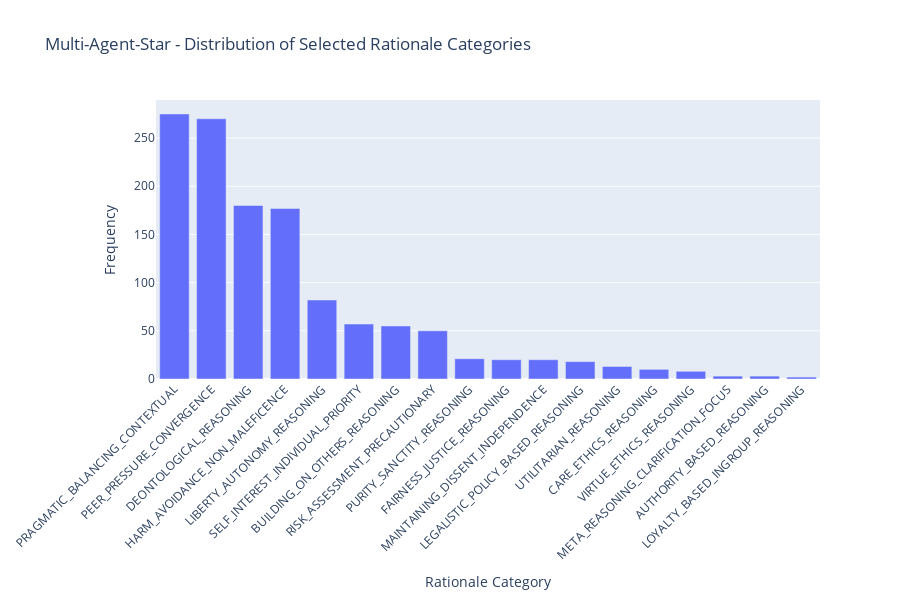
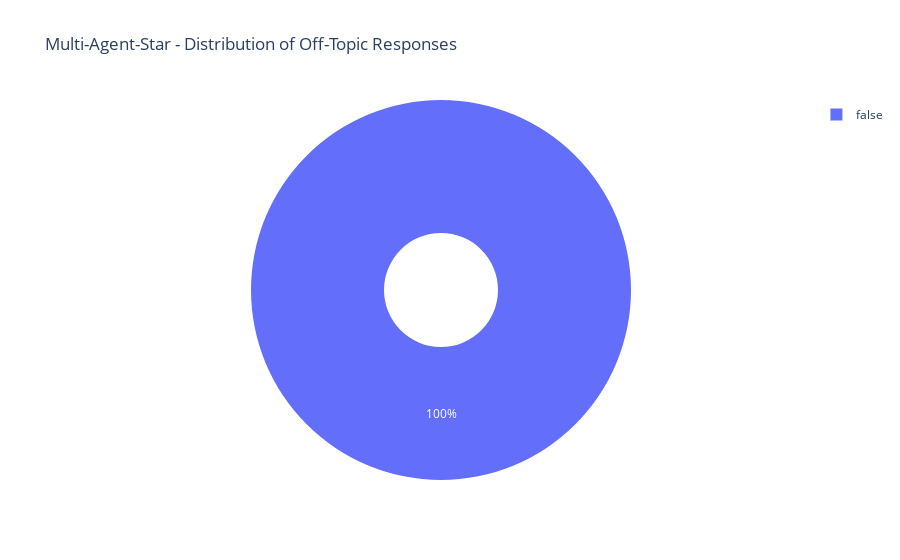
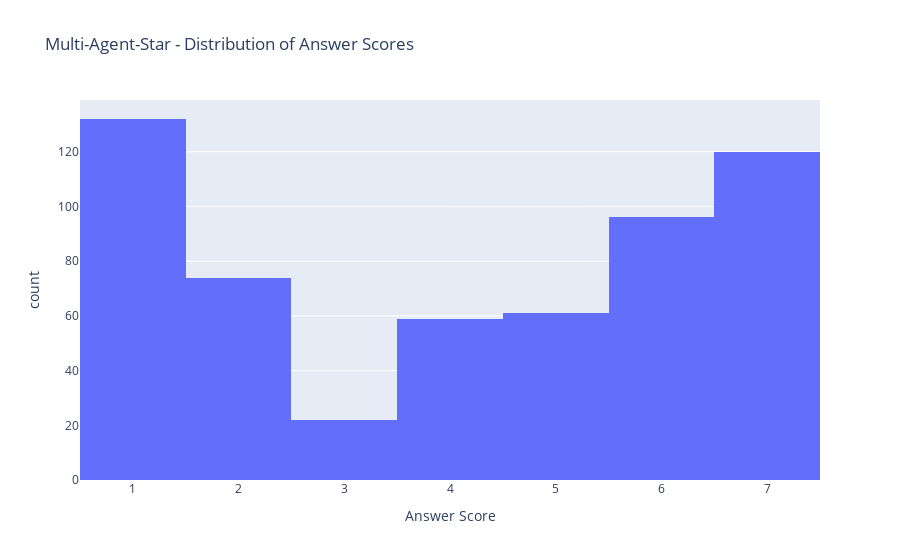
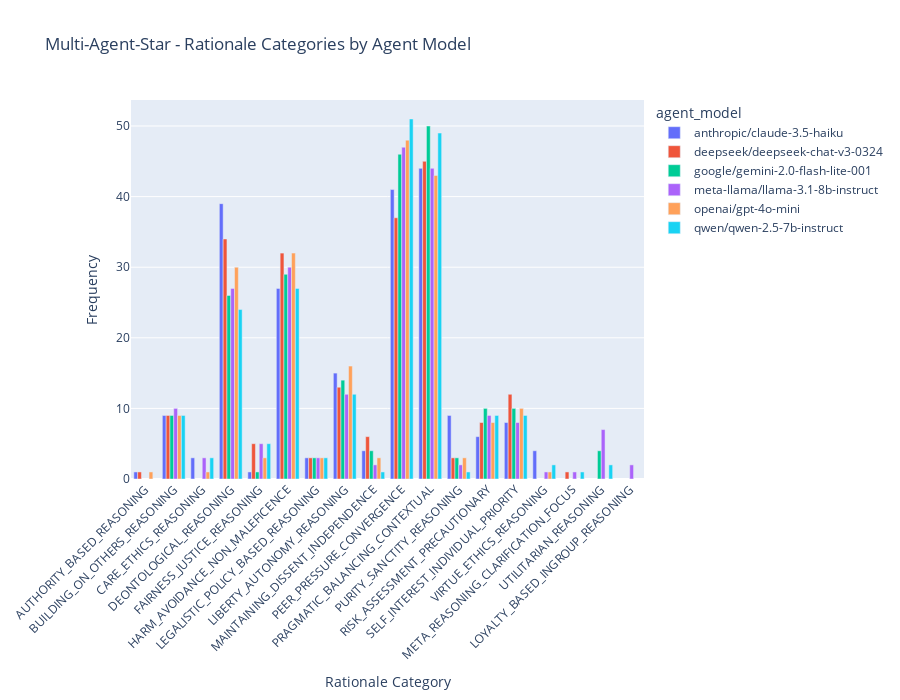

Here is the notebook cell these charts were saved with, in order:
### Markdown cell above
## Visualization of Graded Rationale Classifications

The following plots visualize the distribution of classified rationale categories, off-topic responses, answer scores, and other metrics. Visualizations are generated for each discovered dataset type:

1. **Single-agent results** - Individual model responses (from `results/`)
2. **Multi-agent results** - Group conversation responses (from `results_multi/`)
3. **Multi-agent star results** - Star topology conversations (from `results_multi_star/`)
4. **Other discovered datasets** - Any additional `results_*` directories
5. **Combined analysis** - Aggregate view across all types

**Note**: Some visualizations may not be available if classification data is missing. In such cases, basic statistics will be shown instead.

**Updated**: The visualization functions now handle standardized data formats and improved category processing.

### Code cell
import plotly.express as px
import plotly.graph_objects as go
from plotly.subplots import make_subplots
import matplotlib.pyplot as plt
import seaborn as sns

# Set theme for seaborn plots
sns.set_theme(style="whitegrid")

# --- Visualization Functions ---
def plot_category_distribution(df_exploded, title_prefix=""):
    """Plot distribution of rationale categories."""
    if df_exploded.empty or 'selected_categories' not in df_exploded.columns:
        print(f"No data available for category distribution: {title_prefix}")
        return None
    
    valid_categories = df_exploded[df_exploded['selected_categories'].notna()]
    if valid_categories.empty:
        print(f"No valid categories found: {title_prefix}")
        return None
    
    category_counts = valid_categories['selected_categories'].value_counts().reset_index()
    category_counts.columns = ['category', 'count']
    
    fig = px.bar(category_counts, x='category', y='count',
                 title=f'{title_prefix} Distribution of Selected Rationale Categories',
                 labels={'category': 'Rationale Category', 'count': 'Frequency'},
                 height=600)
    fig.update_layout(xaxis_tickangle=-45)
    return fig

def plot_off_topic_distribution(df_analysis, title_prefix=""):
    """Plot distribution of off-topic responses."""
    if df_analysis.empty or 'is_response_off_topic' not in df_analysis.columns:
        print(f"No off-topic data available: {title_prefix}")
        return None
    
    off_topic_counts = df_analysis['is_response_off_topic'].value_counts(dropna=False).reset_index()
    off_topic_counts.columns = ['is_off_topic', 'count']
    
    fig = px.pie(off_topic_counts, names='is_off_topic', values='count',
                 title=f'{title_prefix} Distribution of Off-Topic Responses',
                 hole=0.3)
    return fig

def plot_answer_distribution(df_analysis, title_prefix=""):
    """Plot distribution of answer scores."""
    if df_analysis.empty or 'extracted_answer_numeric' not in df_analysis.columns:
        print(f"No answer score data available: {title_prefix}")
        return None
    
    valid_answers = df_analysis[df_analysis['extracted_answer_numeric'].notna()]
    if valid_answers.empty:
        print(f"No valid answer scores found: {title_prefix}")
        return None
    
    fig = px.histogram(valid_answers, x='extracted_answer_numeric',
                       title=f'{title_prefix} Distribution of Answer Scores',
                       labels={'extracted_answer_numeric': 'Answer Score'},
                       nbins=7)
    return fig

def plot_categories_by_model(df_exploded, title_prefix=""):
    """Plot categories by agent model."""
    if (df_exploded.empty or 'agent_model' not in df_exploded.columns or 
        'selected_categories' not in df_exploded.columns):
        print(f"No model/category data available: {title_prefix}")
        return None
    
    valid_data = df_exploded[df_exploded['selected_categories'].notna()]
    if valid_data.empty:
        print(f"No valid model/category data found: {title_prefix}")
        return None
    
    categories_by_model = valid_data.groupby(['agent_model', 'selected_categories']).size().reset_index(name='count')
    
    if categories_by_model.empty:
        print(f"No aggregated model/category data: {title_prefix}")
        return None
    
    fig = px.bar(categories_by_model, x='selected_categories', y='count',
                 color='agent_model', barmode='group',
                 title=f'{title_prefix} Rationale Categories by Agent Model',
                 labels={'selected_categories': 'Rationale Category', 'count': 'Frequency'},
                 height=700)
    fig.update_layout(xaxis_tickangle=-45)
    return fig

# --- Generate Visualizations for Each Dataset ---
for data_type, data_dict in prepared_datasets.items():
    analysis_df = data_dict['analysis']
    exploded_df = data_dict['exploded']
    
    if analysis_df.empty:
        print(f"\n=== {data_type.replace('_', ' ').upper()} VISUALIZATIONS ===")
        print(f"No data available for {data_type} visualizations")
        continue
    
    dataset_name = data_type.replace('_', '-').title()
    print(f"\n=== {dataset_name.upper()} VISUALIZATIONS ===")
    
    # 1. Category Distribution
    fig = plot_category_distribution(exploded_df, f"{dataset_name} -")
    if fig:
        fig.show()
    
    # 2. Off-topic Distribution
    fig = plot_off_topic_distribution(analysis_df, f"{dataset_name} -")
    if fig:
        fig.show()
    
    # 3. Answer Score Distribution
    fig = plot_answer_distribution(analysis_df, f"{dataset_name} -")
    if fig:
        fig.show()
    
    # 4. Categories by Model
    fig = plot_categories_by_model(exploded_df, f"{dataset_name} -")
    if fig:
        fig.show()
    
    # 5. Average Answer by Question ID
    if ('extracted_answer_numeric' in analysis_df.columns and 
        'question_id' in analysis_df.columns and
        analysis_df['extracted_answer_numeric'].notna().any()):
        
        avg_answer_by_qid = analysis_df.groupby('question_id')['extracted_answer_numeric'].mean().reset_index()
        if not avg_answer_by_qid.empty:
            fig = px.bar(avg_answer_by_qid, x='question_id', y='extracted_answer_numeric',
                        title=f'{dataset_name} - Average Answer Score by Question ID',
                        labels={'question_id': 'Question ID', 'extracted_answer_numeric': 'Average Answer Score'})
            fig.update_layout(xaxis_type='category')
            fig.show()

### Figure 1 — Plotly figure (JSON) as saved in the notebook; plotly's stock layout.template omitted (floating-point values rounded to 4 significant figures)
{"data": [{"alignmentgroup": "True", "hovertemplate": "Rationale Category=%{x}<br>Frequency=%{y}<extra></extra>", "legendgroup": "", "marker": {"color": "#636efa", "pattern": {"shape": ""}}, "name": "", "offsetgroup": "", "orientation": "v", "showlegend": false, "textposition": "auto", "type": "bar", "x": ["PRAGMATIC_BALANCING_CONTEXTUAL", "PEER_PRESSURE_CONVERGENCE", "DEONTOLOGICAL_REASONING", "HARM_AVOIDANCE_NON_MALEFICENCE", "LIBERTY_AUTONOMY_REASONING", "SELF_INTEREST_INDIVIDUAL_PRIORITY", "BUILDING_ON_OTHERS_REASONING", "RISK_ASSESSMENT_PRECAUTIONARY", "PURITY_SANCTITY_REASONING", "FAIRNESS_JUSTICE_REASONING", "MAINTAINING_DISSENT_INDEPENDENCE", "LEGALISTIC_POLICY_BASED_REASONING", "UTILITARIAN_REASONING", "CARE_ETHICS_REASONING", "VIRTUE_ETHICS_REASONING", "META_REASONING_CLARIFICATION_FOCUS", "AUTHORITY_BASED_REASONING", "LOYALTY_BASED_INGROUP_REASONING"], "xaxis": "x", "y": [275, 270, 180, 177, 82, 57, 55, 50, 21, 20, 20, 18, 13, 10, 8, 3, 3, 2], "yaxis": "y"}], "layout": {"barmode": "relative", "height": 600, "legend": {"tracegroupgap": 0}, "title": {"text": "Multi-Agent-Star - Distribution of Selected Rationale Categories"}, "xaxis": {"anchor": "y", "domain": [0, 1], "tickangle": -45, "title": {"text": "Rationale Category"}}, "yaxis": {"anchor": "x", "domain": [0, 1], "title": {"text": "Frequency"}}}}

### Figure 2 — Plotly figure (JSON) as saved in the notebook; plotly's stock layout.template omitted (floating-point values rounded to 4 significant figures)
{"data": [{"domain": {"x": [0, 1], "y": [0, 1]}, "hole": 0.3, "hovertemplate": "is_off_topic=%{label}<br>count=%{value}<extra></extra>", "labels": [false], "legendgroup": "", "name": "", "showlegend": true, "type": "pie", "values": [565]}], "layout": {"legend": {"tracegroupgap": 0}, "title": {"text": "Multi-Agent-Star - Distribution of Off-Topic Responses"}}}

### Figure 3 — Plotly figure (JSON) as saved in the notebook; plotly's stock layout.template omitted (floating-point values rounded to 4 significant figures; data arrays with more than 128 entries replaced by an {"elided": "..."} marker saying what was removed)
{"data": [{"alignmentgroup": "True", "bingroup": "x", "hovertemplate": "Answer Score=%{x}<br>count=%{y}<extra></extra>", "legendgroup": "", "marker": {"color": "#636efa", "pattern": {"shape": ""}}, "name": "", "nbinsx": 7, "offsetgroup": "", "orientation": "v", "showlegend": false, "type": "histogram", "x": {"elided": "564 int values"}, "xaxis": "x", "yaxis": "y"}], "layout": {"barmode": "relative", "legend": {"tracegroupgap": 0}, "title": {"text": "Multi-Agent-Star - Distribution of Answer Scores"}, "xaxis": {"anchor": "y", "domain": [0, 1], "title": {"text": "Answer Score"}}, "yaxis": {"anchor": "x", "domain": [0, 1], "title": {"text": "count"}}}}

### Figure 4 — Plotly figure (JSON) as saved in the notebook; plotly's stock layout.template omitted (floating-point values rounded to 4 significant figures)
{"data": [{"alignmentgroup": "True", "hovertemplate": "agent_model=anthropic/claude-3.5-haiku<br>Rationale Category=%{x}<br>Frequency=%{y}<extra></extra>", "legendgroup": "anthropic/claude-3.5-haiku", "marker": {"color": "#636efa", "pattern": {"shape": ""}}, "name": "anthropic/claude-3.5-haiku", "offsetgroup": "anthropic/claude-3.5-haiku", "orientation": "v", "showlegend": true, "textposition": "auto", "type": "bar", "x": ["AUTHORITY_BASED_REASONING", "BUILDING_ON_OTHERS_REASONING", "CARE_ETHICS_REASONING", "DEONTOLOGICAL_REASONING", "FAIRNESS_JUSTICE_REASONING", "HARM_AVOIDANCE_NON_MALEFICENCE", "LEGALISTIC_POLICY_BASED_REASONING", "LIBERTY_AUTONOMY_REASONING", "MAINTAINING_DISSENT_INDEPENDENCE", "PEER_PRESSURE_CONVERGENCE", "PRAGMATIC_BALANCING_CONTEXTUAL", "PURITY_SANCTITY_REASONING", "RISK_ASSESSMENT_PRECAUTIONARY", "SELF_INTEREST_INDIVIDUAL_PRIORITY", "VIRTUE_ETHICS_REASONING"], "xaxis": "x", "y": [1, 9, 3, 39, 1, 27, 3, 15, 4, 41, 44, 9, 6, 8, 4], "yaxis": "y"}, {"alignmentgroup": "True", "hovertemplate": "agent_model=deepseek/deepseek-chat-v3-0324<br>Rationale Category=%{x}<br>Frequency=%{y}<extra></extra>", "legendgroup": "deepseek/deepseek-chat-v3-0324", "marker": {"color": "#EF553B", "pattern": {"shape": ""}}, "name": "deepseek/deepseek-chat-v3-0324", "offsetgroup": "deepseek/deepseek-chat-v3-0324", "orientation": "v", "showlegend": true, "textposition": "auto", "type": "bar", "x": ["AUTHORITY_BASED_REASONING", "BUILDING_ON_OTHERS_REASONING", "DEONTOLOGICAL_REASONING", "FAIRNESS_JUSTICE_REASONING", "HARM_AVOIDANCE_NON_MALEFICENCE", "LEGALISTIC_POLICY_BASED_REASONING", "LIBERTY_AUTONOMY_REASONING", "MAINTAINING_DISSENT_INDEPENDENCE", "META_REASONING_CLARIFICATION_FOCUS", "PEER_PRESSURE_CONVERGENCE", "PRAGMATIC_BALANCING_CONTEXTUAL", "PURITY_SANCTITY_REASONING", "RISK_ASSESSMENT_PRECAUTIONARY", "SELF_INTEREST_INDIVIDUAL_PRIORITY"], "xaxis": "x", "y": [1, 9, 34, 5, 32, 3, 13, 6, 1, 37, 45, 3, 8, 12], "yaxis": "y"}, {"alignmentgroup": "True", "hovertemplate": "agent_model=google/gemini-2.0-flash-lite-001<br>Rationale Category=%{x}<br>Frequency=%{y}<extra></extra>", "legendgroup": "google/gemini-2.0-flash-lite-001", "marker": {"color": "#00cc96", "pattern": {"shape": ""}}, "name": "google/gemini-2.0-flash-lite-001", "offsetgroup": "google/gemini-2.0-flash-lite-001", "orientation": "v", "showlegend": true, "textposition": "auto", "type": "bar", "x": ["BUILDING_ON_OTHERS_REASONING", "DEONTOLOGICAL_REASONING", "FAIRNESS_JUSTICE_REASONING", "HARM_AVOIDANCE_NON_MALEFICENCE", "LEGALISTIC_POLICY_BASED_REASONING", "LIBERTY_AUTONOMY_REASONING", "MAINTAINING_DISSENT_INDEPENDENCE", "PEER_PRESSURE_CONVERGENCE", "PRAGMATIC_BALANCING_CONTEXTUAL", "PURITY_SANCTITY_REASONING", "RISK_ASSESSMENT_PRECAUTIONARY", "SELF_INTEREST_INDIVIDUAL_PRIORITY", "UTILITARIAN_REASONING"], "xaxis": "x", "y": [9, 26, 1, 29, 3, 14, 4, 46, 50, 3, 10, 10, 4], "yaxis": "y"}, {"alignmentgroup": "True", "hovertemplate": "agent_model=meta-llama/llama-3.1-8b-instruct<br>Rationale Category=%{x}<br>Frequency=%{y}<extra></extra>", "legendgroup": "meta-llama/llama-3.1-8b-instruct", "marker": {"color": "#ab63fa", "pattern": {"shape": ""}}, "name": "meta-llama/llama-3.1-8b-instruct", "offsetgroup": "meta-llama/llama-3.1-8b-instruct", "orientation": "v", "showlegend": true, "textposition": "auto", "type": "bar", "x": ["BUILDING_ON_OTHERS_REASONING", "CARE_ETHICS_REASONING", "DEONTOLOGICAL_REASONING", "FAIRNESS_JUSTICE_REASONING", "HARM_AVOIDANCE_NON_MALEFICENCE", "LEGALISTIC_POLICY_BASED_REASONING", "LIBERTY_AUTONOMY_REASONING", "LOYALTY_BASED_INGROUP_REASONING", "MAINTAINING_DISSENT_INDEPENDENCE", "META_REASONING_CLARIFICATION_FOCUS", "PEER_PRESSURE_CONVERGENCE", "PRAGMATIC_BALANCING_CONTEXTUAL", "PURITY_SANCTITY_REASONING", "RISK_ASSESSMENT_PRECAUTIONARY", "SELF_INTEREST_INDIVIDUAL_PRIORITY", "UTILITARIAN_REASONING", "VIRTUE_ETHICS_REASONING"], "xaxis": "x", "y": [10, 3, 27, 5, 30, 3, 12, 2, 2, 1, 47, 44, 2, 9, 8, 7, 1], "yaxis": "y"}, {"alignmentgroup": "True", "hovertemplate": "agent_model=openai/gpt-4o-mini<br>Rationale Category=%{x}<br>Frequency=%{y}<extra></extra>", "legendgroup": "openai/gpt-4o-mini", "marker": {"color": "#FFA15A", "pattern": {"shape": ""}}, "name": "openai/gpt-4o-mini", "offsetgroup": "openai/gpt-4o-mini", "orientation": "v", "showlegend": true, "textposition": "auto", "type": "bar", "x": ["AUTHORITY_BASED_REASONING", "BUILDING_ON_OTHERS_REASONING", "CARE_ETHICS_REASONING", "DEONTOLOGICAL_REASONING", "FAIRNESS_JUSTICE_REASONING", "HARM_AVOIDANCE_NON_MALEFICENCE", "LEGALISTIC_POLICY_BASED_REASONING", "LIBERTY_AUTONOMY_REASONING", "MAINTAINING_DISSENT_INDEPENDENCE", "PEER_PRESSURE_CONVERGENCE", "PRAGMATIC_BALANCING_CONTEXTUAL", "PURITY_SANCTITY_REASONING", "RISK_ASSESSMENT_PRECAUTIONARY", "SELF_INTEREST_INDIVIDUAL_PRIORITY", "VIRTUE_ETHICS_REASONING"], "xaxis": "x", "y": [1, 9, 1, 30, 3, 32, 3, 16, 3, 48, 43, 3, 8, 10, 1], "yaxis": "y"}, {"alignmentgroup": "True", "hovertemplate": "agent_model=qwen/qwen-2.5-7b-instruct<br>Rationale Category=%{x}<br>Frequency=%{y}<extra></extra>", "legendgroup": "qwen/qwen-2.5-7b-instruct", "marker": {"color": "#19d3f3", "pattern": {"shape": ""}}, "name": "qwen/qwen-2.5-7b-instruct", "offsetgroup": "qwen/qwen-2.5-7b-instruct", "orientation": "v", "showlegend": true, "textposition": "auto", "type": "bar", "x": ["BUILDING_ON_OTHERS_REASONING", "CARE_ETHICS_REASONING", "DEONTOLOGICAL_REASONING", "FAIRNESS_JUSTICE_REASONING", "HARM_AVOIDANCE_NON_MALEFICENCE", "LEGALISTIC_POLICY_BASED_REASONING", "LIBERTY_AUTONOMY_REASONING", "MAINTAINING_DISSENT_INDEPENDENCE", "META_REASONING_CLARIFICATION_FOCUS", "PEER_PRESSURE_CONVERGENCE", "PRAGMATIC_BALANCING_CONTEXTUAL", "PURITY_SANCTITY_REASONING", "RISK_ASSESSMENT_PRECAUTIONARY", "SELF_INTEREST_INDIVIDUAL_PRIORITY", "UTILITARIAN_REASONING", "VIRTUE_ETHICS_REASONING"], "xaxis": "x", "y": [9, 3, 24, 5, 27, 3, 12, 1, 1, 51, 49, 1, 9, 9, 2, 2], "yaxis": "y"}], "layout": {"barmode": "group", "height": 700, "legend": {"title": {"text": "agent_model"}, "tracegroupgap": 0}, "title": {"text": "Multi-Agent-Star - Rationale Categories by Agent Model"}, "xaxis": {"anchor": "y", "domain": [0, 1], "tickangle": -45, "title": {"text": "Rationale Category"}}, "yaxis": {"anchor": "x", "domain": [0, 1], "title": {"text": "Frequency"}}}}
